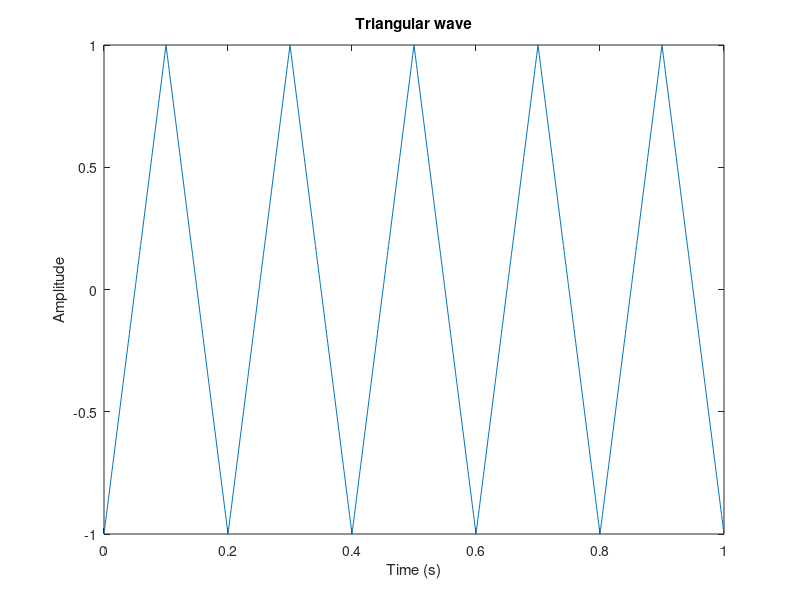

Write MATLAB code to recreate this figure.
A = 1;                    
f = 5;                     
t = 0:0.001:1; 
y = A*sawtooth(2*pi*f*t, 0.5);

plot(t,y);
xlabel("Time (s)");
ylabel("Amplitude");
title("Triangular wave");
grid off;
